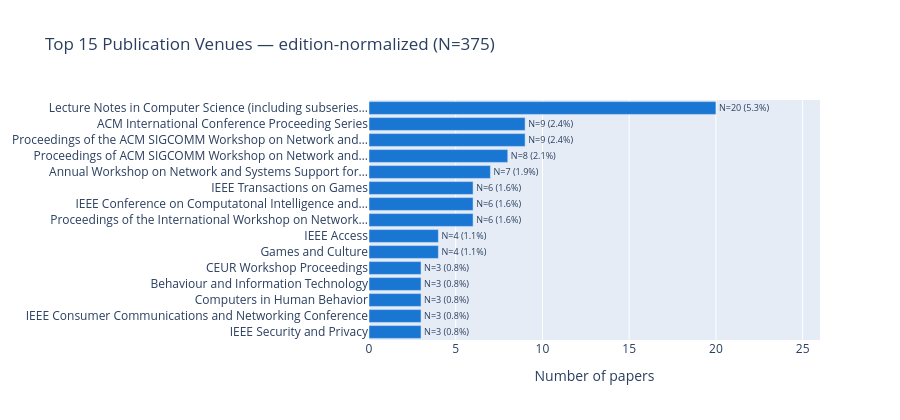

Notebook code for this chart:
### Markdown cell above
## 4 · Top Sources / Venues

### Code cell
# Normalize source titles: collapse conference editions (strip year/ordinal noise)
src_norm = df["source_title"].map(normalize_source_title)
src_freq = freq_table(src_norm)
src_top  = src_freq.head(TOP_SOURCES_N).copy()
src_top["display"] = src_top["value"].apply(lambda x: truncate_label(x, 55))

print(f"Raw unique sources: {df['source_title'].nunique()}  →  Normalized: {src_norm.nunique()}")

fig = go.Figure(go.Bar(
    x=src_top["N"],
    y=src_top["display"],
    orientation="h",
    text=src_top.apply(lambda r: f"N={r.N} ({r.pct}%)", axis=1),
    textposition="outside",
    marker_color="#1976D2",
    customdata=src_top["value"],
    hovertemplate="%{customdata}<br>N=%{x}<extra></extra>",
))
fig.update_layout(
    title=f"Top {TOP_SOURCES_N} Publication Venues — edition-normalized (N={N})",
    xaxis=dict(title="Number of papers", range=[0, src_top.N.max() * 1.3]),
    yaxis=dict(autorange="reversed"),
    height=max(400, TOP_SOURCES_N * 28),
    margin=dict(l=300),
)
fig.show()
save_figure(fig, "01_sources_bar")

### Figure 1 — Plotly figure (JSON) as saved in the notebook; plotly's stock layout.template omitted (floating-point values rounded to 4 significant figures)
{"data": [{"customdata": ["Lecture Notes in Computer Science (including subseries Lecture Notes in Artificial Intelligence and Lecture Notes in Bioinformatics)", "ACM International Conference Proceeding Series", "Proceedings of the ACM SIGCOMM Workshop on Network and System Support for Games", "Proceedings of ACM SIGCOMM Workshop on Network and System Support for Games", "Annual Workshop on Network and Systems Support for Games", "IEEE Transactions on Games", "IEEE Conference on Computatonal Intelligence and Games, CIG", "Proceedings of the International Workshop on Network and Operating System Support for Digital Audio and Video", "IEEE Access", "Games and Culture", "CEUR Workshop Proceedings", "Behaviour and Information Technology", "Computers in Human Behavior", "IEEE Consumer Communications and Networking Conference", "IEEE Security and Privacy"], "hovertemplate": "%{customdata}<br>N=%{x}<extra></extra>", "marker": {"color": "#1976D2"}, "orientation": "h", "text": ["N=20 (5.3%)", "N=9 (2.4%)", "N=9 (2.4%)", "N=8 (2.1%)", "N=7 (1.9%)", "N=6 (1.6%)", "N=6 (1.6%)", "N=6 (1.6%)", "N=4 (1.1%)", "N=4 (1.1%)", "N=3 (0.8%)", "N=3 (0.8%)", "N=3 (0.8%)", "N=3 (0.8%)", "N=3 (0.8%)"], "textposition": "outside", "type": "bar", "x": [20, 9, 9, 8, 7, 6, 6, 6, 4, 4, 3, 3, 3, 3, 3], "y": ["Lecture Notes in Computer Science (including subseries…", "ACM International Conference Proceeding Series", "Proceedings of the ACM SIGCOMM Workshop on Network and…", "Proceedings of ACM SIGCOMM Workshop on Network and…", "Annual Workshop on Network and Systems Support for…", "IEEE Transactions on Games", "IEEE Conference on Computatonal Intelligence and…", "Proceedings of the International Workshop on Network…", "IEEE Access", "Games and Culture", "CEUR Workshop Proceedings", "Behaviour and Information Technology", "Computers in Human Behavior", "IEEE Consumer Communications and Networking Conference", "IEEE Security and Privacy"]}], "layout": {"height": 420, "margin": {"l": 300}, "title": {"text": "Top 15 Publication Venues — edition-normalized (N=375)"}, "xaxis": {"range": [0, 26], "title": {"text": "Number of papers"}}, "yaxis": {"autorange": "reversed"}}}
